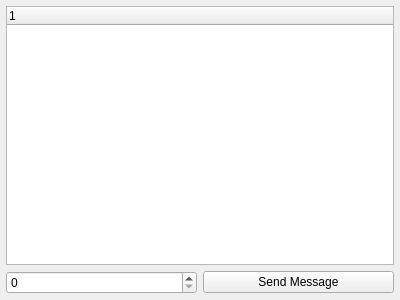
<?xml version="1.0" encoding="UTF-8"?>
<ui version="4.0">
 <class>QGCMAVLinkMessageSender</class>
 <widget class="QWidget" name="QGCMAVLinkMessageSender">
  <property name="geometry">
   <rect>
    <x>0</x>
    <y>0</y>
    <width>400</width>
    <height>300</height>
   </rect>
  </property>
  <property name="windowTitle">
   <string>Form</string>
  </property>
  <layout class="QGridLayout" name="gridLayout">
   <property name="margin">
    <number>6</number>
   </property>
   <item row="0" column="0" colspan="2">
    <widget class="QTreeWidget" name="treeWidget">
     <column>
      <property name="text">
       <string notr="true">1</string>
      </property>
     </column>
    </widget>
   </item>
   <item row="1" column="0">
    <widget class="QSpinBox" name="messageIdSpinBox"/>
   </item>
   <item row="1" column="1">
    <widget class="QPushButton" name="sendButton">
     <property name="text">
      <string>Send Message</string>
     </property>
    </widget>
   </item>
  </layout>
 </widget>
 <resources/>
 <connections/>
</ui>
